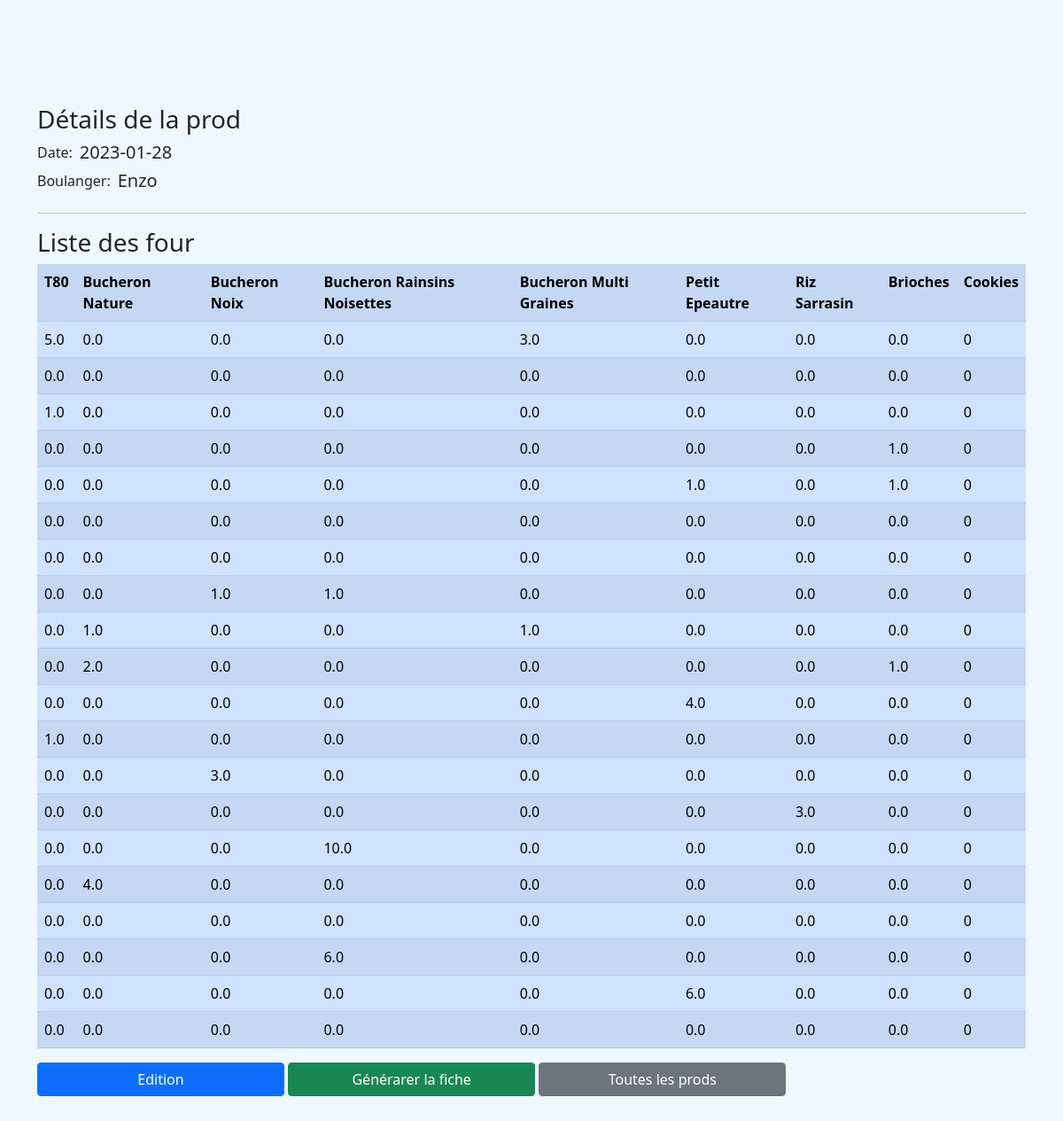
/prod/prodlist/1/, run on the app's committed database.
### prod/models.py (models this page shows, shortened)
class Prod(models.Model):
    date = models.DateField(unique=True)
    boulanger = models.CharField(
        max_length=100, default="", null="", choices=boulanger_list
    )

class Data(models.Model):
    prod_id = models.ForeignKey(Prod, on_delete=models.CASCADE)
    T80 = models.FloatField(default=0)
    BuchNat = models.FloatField(default=0)
    BuchMG = models.FloatField(default=0)
    BuchRN = models.FloatField(default=0)
    BuchNoix = models.FloatField(
        default=0,
    )
    RizSar = models.FloatField(
        default=0,
    )
    PetEp = models.FloatField(
        default=0,
    )
    Brioche = models.FloatField(
        default=0,
    )
    Cookies = models.IntegerField(default=0)

### prod/views.py (the view)
# urls.py: path("prodlist/<int:pk>/", views.ProdDetailView.as_view(), name="prod_detail"),
class ProdDetailView(DetailView):
    model = Prod
    template_name = "prod_detail.html"

### templates/prod_detail.html (shortened to what this page needs)
{% extends 'base.html' %} {% block title %}{{ prod.date }}{% endblock %}
{%block content %}
<h3>Détails de la prod</h3>
<div class="d-flex d-flex-inline">
  <span class="pe-2">Date:</span>
  <h5>{{ prod.date|title }}</h5>
</div>
<div class="d-flex d-flex-inline">
  <span class="pe-2">Boulanger:</span>
  <h5>{{ prod.boulanger|title }}</h5>
</div>
<hr />
<h3>Liste des four</h3>
<table class="table table-primary table-striped">
    <tr>
        <th>T80</th>
        <th>Bucheron Nature</th>
        <th>Bucheron Noix</th>
        <th>Bucheron Rainsins Noisettes</th>
        <th>Bucheron Multi Graines</th>
        <th>Petit Epeautre</th>
        <th>Riz Sarrasin</th>
        <th>Brioches</th>
        <th>Cookies</th>
    </tr>
    {% for elem in prod.data_set.all %}
    <tr>
        <td>{{ elem.T80 }}</td>
        <td>{{ elem.BuchNat }}</td>
        <td>{{ elem.BuchNoix }}</td>
        <td>{{ elem.BuchRN }}</td>
        <td>{{ elem.BuchMG }}</td>
        <td>{{ elem.PetEp }}</td>
        <td>{{ elem.RizSar }}</td>
        <td>{{ elem.Brioche }}</td>
        <td>{{ elem.Cookies }}</td>
    </tr>
    {% endfor %}
</table>
<div>
  <a
    href="{% url 'prod:prod_edit' pk=prod.pk %}"
    role="button"
    class="btn btn-primary col-3"
    >Edition</a
  >
  <a
    href="{% url 'prod:fiche_prod' pk=prod.pk %}"
    role="button"
    class="btn btn-success col-3"
    >Générarer la fiche</a
  >
  <a
    href="{% url 'prod:list_prod' %}"
    role="button"
    class="btn btn-secondary col-3"
    >Toutes les prods</a
  >
</div>
{% endblock content %}

### prod/static/prod.css (style rules this page uses)
body { padding-top: 70px; background-color: aliceblue; }

### data on the page
Prod: date "2023-01-28", boulanger "Enzo"
Data: T80 "5.0", BuchNat "0.0", BuchNoix "0.0", BuchRN "0.0", BuchMG "3.0", PetEp "0.0", RizSar "0.0", Brioche "0.0", Cookies "0"
Data: T80 "0.0", BuchNat "0.0", BuchNoix "0.0", BuchRN "0.0", BuchMG "0.0", PetEp "0.0", RizSar "0.0", Brioche "0.0", Cookies "0"
Data: T80 "1.0", BuchNat "0.0", BuchNoix "0.0", BuchRN "0.0", BuchMG "0.0", PetEp "0.0", RizSar "0.0", Brioche "0.0", Cookies "0"
Data: T80 "0.0", BuchNat "0.0", BuchNoix "0.0", BuchRN "0.0", BuchMG "0.0", PetEp "0.0", RizSar "0.0", Brioche "1.0", Cookies "0"
Data: T80 "0.0", BuchNat "0.0", BuchNoix "0.0", BuchRN "0.0", BuchMG "0.0", PetEp "1.0", RizSar "0.0", Brioche "1.0", Cookies "0"
Data: T80 "0.0", BuchNat "0.0", BuchNoix "0.0", BuchRN "0.0", BuchMG "0.0", PetEp "0.0", RizSar "0.0", Brioche "0.0", Cookies "0"
Data: T80 "0.0", BuchNat "0.0", BuchNoix "0.0", BuchRN "0.0", BuchMG "0.0", PetEp "0.0", RizSar "0.0", Brioche "0.0", Cookies "0"
Data: T80 "0.0", BuchNat "0.0", BuchNoix "1.0", BuchRN "1.0", BuchMG "0.0", PetEp "0.0", RizSar "0.0", Brioche "0.0", Cookies "0"
Data: T80 "0.0", BuchNat "1.0", BuchNoix "0.0", BuchRN "0.0", BuchMG "1.0", PetEp "0.0", RizSar "0.0", Brioche "0.0", Cookies "0"
Data: T80 "0.0", BuchNat "2.0", BuchNoix "0.0", BuchRN "0.0", BuchMG "0.0", PetEp "0.0", RizSar "0.0", Brioche "1.0", Cookies "0"
Data: T80 "0.0", BuchNat "0.0", BuchNoix "0.0", BuchRN "0.0", BuchMG "0.0", PetEp "4.0", RizSar "0.0", Brioche "0.0", Cookies "0"
Data: T80 "1.0", BuchNat "0.0", BuchNoix "0.0", BuchRN "0.0", BuchMG "0.0", PetEp "0.0", RizSar "0.0", Brioche "0.0", Cookies "0"
Data: T80 "0.0", BuchNat "0.0", BuchNoix "3.0", BuchRN "0.0", BuchMG "0.0", PetEp "0.0", RizSar "0.0", Brioche "0.0", Cookies "0"
Data: T80 "0.0", BuchNat "0.0", BuchNoix "0.0", BuchRN "0.0", BuchMG "0.0", PetEp "0.0", RizSar "3.0", Brioche "0.0", Cookies "0"
Data: T80 "0.0", BuchNat "0.0", BuchNoix "0.0", BuchRN "10.0", BuchMG "0.0", PetEp "0.0", RizSar "0.0", Brioche "0.0", Cookies "0"
Data: T80 "0.0", BuchNat "4.0", BuchNoix "0.0", BuchRN "0.0", BuchMG "0.0", PetEp "0.0", RizSar "0.0", Brioche "0.0", Cookies "0"
Data: T80 "0.0", BuchNat "0.0", BuchNoix "0.0", BuchRN "0.0", BuchMG "0.0", PetEp "0.0", RizSar "0.0", Brioche "0.0", Cookies "0"
Data: T80 "0.0", BuchNat "0.0", BuchNoix "0.0", BuchRN "6.0", BuchMG "0.0", PetEp "0.0", RizSar "0.0", Brioche "0.0", Cookies "0"
Data: T80 "0.0", BuchNat "0.0", BuchNoix "0.0", BuchRN "0.0", BuchMG "0.0", PetEp "6.0", RizSar "0.0", Brioche "0.0", Cookies "0"
Data: T80 "0.0", BuchNat "0.0", BuchNoix "0.0", BuchRN "0.0", BuchMG "0.0", PetEp "0.0", RizSar "0.0", Brioche "0.0", Cookies "0"
